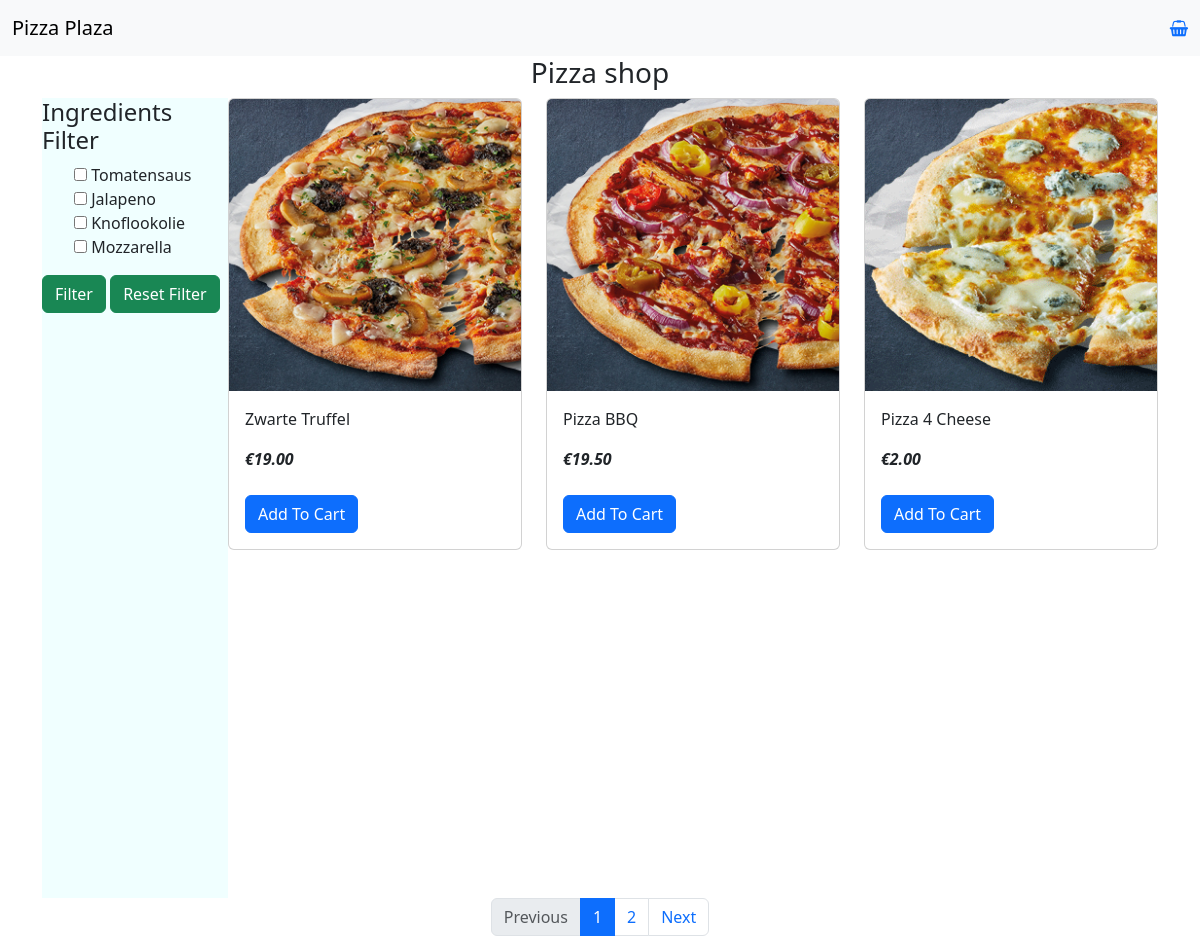
/pizzacontroller/pizzaOverview/1, run on the app's committed database.
### tables this page shows
CREATE TABLE `ingredients` (
  `ingredientId` varchar(4) NOT NULL,
  `ingredientName` varchar(255) NOT NULL,
  `ingredientIsActive` tinyint(1) NOT NULL DEFAULT 1,
  `ingredientCreateDate` varchar(10) NOT NULL,
  `ingredientDescription` text NOT NULL
);

CREATE TABLE `pizza` (
  `pizzaId` varchar(4) NOT NULL,
  `pizzaName` varchar(255) NOT NULL,
  `pizzaPrice` decimal(6,2) NOT NULL,
  `pizzaPath` varchar(255) NOT NULL,
  `pizzaIsActive` tinyint(1) NOT NULL DEFAULT 1,
  `pizzaCreateDate` varchar(10) NOT NULL,
  `pizzaDescription` text DEFAULT NULL
);

### app/libraries/Core.php (called while the page is built, shortened)
<?php
class Core
{
    protected $currentMethod = 'index';
    public function __construct()
    {
        $url = $this->getUrl();
        $this->currentController = new $this->currentController();
        if (isset($url[1])) {
            if (method_exists($this->currentController, $url[1])) {
                $this->currentMethod = $url[1];
            }
        }
        $this->params = $url ? [$url[2]]: [];
        call_user_func_array([$this->currentController, $this->currentMethod], $this->params);
    }
    public function getUrl() {
        $incoming = $_SERVER['REQUEST_URI'];
        $incoming = str_replace("/pizzaplaza/", "", $incoming);
        if (isset($incoming) || !empty($incoming)) {
            $incoming = trim($incoming, "/");
            $url = filter_var($incoming, FILTER_SANITIZE_URL);
            $url = explode('/', $url);
            $urlController = $url[0];
            $urlAction = "";
            if (array_key_exists(1, $url)) {
                $urlAction = explode('?', $url[1])[0];
            }
            $urlSlug = "";
            if (array_key_exists(2, $url)) {
                $urlSlug = $url[2];
            }
            $output = [$urlController, $urlAction, $urlSlug];
            return $output;
        } else {
            return array('LandingpageController', 'index');
        }
    }
}

### app/require.php (called while the page is built, shortened)
<?php
  require_once 'libraries/Core.php';
  require_once 'libraries/Controller.php';
  require_once 'libraries/Database.php';
  $init = new Core();

### public/index.php (called while the page is built)
<?php
  require_once '../app/require.php';
?>

### app/libraries/Database.php (called while the page is built, shortened)
<?php
  class Database {
    private $dbHost = DB_HOST;
    private $dbUser = DB_USER;
    private $dbPass = DB_PASS;
    private $dbName = DB_NAME;
    private $statement;
    private $dbHandler;
    public function __construct()
    {
      $conn = 'mysql:host=' . $this->dbHost . ";dbname=" . $this->dbName;
      $options = array(
        PDO::ATTR_PERSISTENT => true,
        PDO::ATTR_ERRMODE => PDO::ERRMODE_EXCEPTION,
        PDO::ATTR_EMULATE_PREPARES => false
      );
      try
      {
        $this->dbHandler = new PDO($conn, $this->dbUser, $this->dbPass, $options);
      }
      catch(PDOException $e) {
        $this->error = $e->getMessage();
        echo $this->error;
      }
    }
    public function query($sql) {
      $this->statement = $this->dbHandler->prepare($sql);
    }
    public function bind($parameter, $value, $type=null) {
      switch (is_null($type)) {
        case is_int($value):
          $type = PDO::PARAM_INT;
          break;
      }
      $this->statement->bindValue($parameter, $value, $type);
    }
    public function execute() {
      return $this->statement->execute();
    }
    public function resultSet() {
      $this->execute();
      return $this->statement->fetchAll(PDO::FETCH_OBJ);
    }
  }
?>

### app/models/PizzaModel.php (called while the page is built, shortened)
<?php
class PizzaModel
{
    private $db;
    public function __construct()
    {
        $this->db = new Database();
    }
    public function getAllPizzas()
    {
        $this->db->query("SELECT pizzaId,
                                 pizzaName,
                                 pizzaPrice,
                                 pizzaPath
                                 FROM pizza
                                 WHERE pizzaIsActive = 1");
        return $this->db->resultSet();
    }
    public function getAllPizzasByPagination($offset, $limit)
    {
        $this->db->query("SELECT pizzaId,
                                 pizzaName,
                                 pizzaPrice,
                                 pizzaPath
                                 FROM pizza
                                 WHERE pizzaIsActive = 1
                                 LIMIT :offset, :limit");
        $this->db->bind(':offset', $offset);
        $this->db->bind(':limit', $limit);
        return $this->db->resultSet();
    }
    public function getIngredienten()
    {
        $this->db->query("SELECT ingredientId,
                                 ingredientName
                                 FROM ingredients
                                 WHERE ingredientIsActive = 1");
        return $this->db->resultSet();
    }
}

### app/views/pizza/pizzaOverview.php (the view, shortened to what this page needs)
<!DOCTYPE html>
<html lang="en">
<head>
    <link rel="stylesheet" href="<?= URLROOT; ?>public/css/style.css">
    <link rel="stylesheet" href="https://cdnjs.cloudflare.com/ajax/libs/font-awesome/4.7.0/css/font-awesome.min.css">
    <link href="https://cdn.jsdelivr.net/npm/bootstrap@5.3.2/dist/css/bootstrap.min.css" rel="stylesheet">
</head>
<body>
    <nav class="navbar navbar-expand-lg bg-body-tertiary">
        <div class="container-fluid">
            <a class="navbar-brand" href="#">Pizza Plaza</a>
            <a id="basketIcon" href="#" class="basket-icon">
                <i class="fa fa-shopping-basket"></i>
            </a>
        </div>
    </nav>
    <h3 class="text-center"><?= $data['title'] ?></h3>
    <div class="container" style="display: flex; height: 100%;">
        <div style="background-color: azure;" class="col-2">
            <h4>Ingredients Filter</h4>
            <form action="<?= URLROOT ?>pizzacontroller/pizzaOverview" method="post">
                <ul>
                    <?php foreach ($data['ingrediënten'] as $ingrediënt) : ?>
                        <li>
                            <label>
                                <input type="checkbox" name="selected_ingredients[]" value="<?php echo $ingrediënt->ingredientName; ?>">
                                <?php echo $ingrediënt->ingredientName; ?>
                            </label>
                        </li>
                    <?php endforeach; ?>
                </ul>
                <button class="btn btn-success " type="submit">Filter</button>
                <a href="<?= URLROOT ?>pizzacontroller/pizzaOverview/1" class="btn btn-success ">Reset Filter</a>
            </form>
        </div>
        <div style="flex-grow: 1;" class="col-8">
            <div class="row">
                <?php foreach ($data['pizza'] as $pizza) : ?>
                    <div class="col-md-4">
                        <div class="card">
                            <img src="<?= URLROOT . $pizza->pizzaPath ?>" class="card-img-top" alt="Image 1">
                            <div class="card-body">
                                <p class="card-text"><?= $pizza->pizzaName ?></p>
                                <strong><em>€<?= $pizza->pizzaPrice ?></em></strong>
                                <br> <br>
                                <button class="btn btn-primary addToCartBtn">Add To Cart</button>
                            </div>
                        </div>
                    </div>
                <?php endforeach; ?>
            </div>
        </div>
    </div>
    <?php if (!empty($data['pageNumber'])) : ?>
        <nav aria-label="Page navigation example">
            <ul class="pagination justify-content-center">
                <li class="page-item <?= ($data['previousPage'] <= 0) ? 'disabled' : ''; ?>">
                    <a class="page-link" href="<?= URLROOT ?>pizzacontroller/pizzaOverview/<?= $data['previousPage'] ?>">Previous</a>
                </li>
                <li class="page-item <?= ($data['pageNumber'] == 1) ? 'active' : ''; ?>"><a class="page-link" href="<?= $data['firstPage'] ?>">
                        <?= $data['firstPage'] ?>
                    </a></li>
                <?php if ($data['totalPages'] >= 2) : ?>
                    <li class="page-item <?= ($data['pageNumber'] != 1 && $data['totalPages'] != $data['pageNumber'] || ($data['totalPages'] == 2 && $data['pageNumber'] == 2)) ? 'active' : ''; ?>"><a class="page-link" href="<?= $data['secondPage'] ?>">
                            <?= $data['secondPage'] ?>
                        </a></li>
                <?php endif; ?>
                <li class="page-item <?= ($data['nextPage'] > $data['totalPages']) ? 'disabled' : ''; ?>">
                    <a class="page-link" href="<?= URLROOT ?>pizzacontroller/pizzaOverview/<?= $data['nextPage'] ?>">Next</a>
                </li>
            </ul>
        </nav>
    <?php endif; ?>
</body>
</html>

### app/controllers/PizzaController.php (shortened to what this page needs)
<?php
class PizzaController extends Controller
{
    private $pizzaModel;
    public function __construct()
    {
        $this->pizzaModel = $this->model('PizzaModel');
    }
    public function pizzaOverview($pageNumber = NULL)
    {
        if ($_SERVER["REQUEST_METHOD"] == 'POST') {
            $post = filter_input_array(INPUT_POST, FILTER_SANITIZE_FULL_SPECIAL_CHARS);
            $pizza = $this->pizzaModel->getPizzaByIngredient($post['selected_ingredients']);
            $ingredienten = $this->pizzaModel->getIngredienten();
            $data = [
                'title' => "Pizza shop",
                'pizza' => $pizza,
                'ingrediënten' => $ingredienten
            ];
            $this->view('pizza/pizzaOverview', $data);
        } else {
            $totalRecords = count($this->pizzaModel->getAllPizzas());
            $pagination = $this->pagination($pageNumber, 3, $totalRecords);
            $pizza = $this->pizzaModel->getAllPizzasByPagination($pagination['offset'], $pagination['recordsPerPage']);
            $ingredienten = $this->pizzaModel->getIngredienten();
            $data = [
                'title' => "Pizza shop",
                'pizza' => $pizza,
                'ingrediënten' => $ingredienten,
                'pageNumber' => $pagination['pageNumber'],
                'nextPage' => $pagination['nextPage'],
                'previousPage' => $pagination['previousPage'],
                'totalPages' => $pagination['totalPages'],
                'firstPage' => $pagination['firstPage'],
                'secondPage' => $pagination['secondPage'],
                'thirdPage' => $pagination['thirdPage'],
                'offset' => $pagination['offset'],
                'recordsPerPage' => $pagination['recordsPerPage'],
            ];
            $this->view('pizza/pizzaOverview', $data);
        }
    }
}

### app/libraries/Controller.php (shortened to what this page needs)
<?php
class Controller
{
    public function model($model)
    {
        return new $model();
    }
    public function view($view, $data = [])
    {
        if (file_exists(APPROOT . '/views/' . $view . '.php')) {
            require_once(APPROOT . '/views/' . $view . '.php');
        } else {
            die('View bestaat niet');
        }
        if (file_exists(APPROOT . '/views/includes/footer.php')) {
            require_once APPROOT . '/views/includes/footer.php';
        }
    }
    public function pagination($pageNumber, $recordsPerPage, $totalRecords)
    {
        $totalPages = ceil($totalRecords / $recordsPerPage);
        $offset = ($pageNumber * $recordsPerPage) - $recordsPerPage;
        $nextPage = $pageNumber +1;
        $previousPage = $pageNumber - 1;
        $firstPage = 1;
        $secondPage = 2;
        $thirdPage = 3;
        if ($pageNumber == 1) {
            $firstPage = $pageNumber;
        } else {
            if ($pageNumber == $totalPages) {
                $firstPage = $pageNumber - 2;
            } else {
                $firstPage = $pageNumber - 1;
            }
        }
        if($pageNumber != 1)
        {
            $secondPage = $pageNumber;
            if($pageNumber == $totalPages) {
               $secondPage = $pageNumber -1;
            }else {
                $secondPage = $pageNumber;
            }
        }else {
            $secondPage = $pageNumber + 1;
        }
        if ($pageNumber == 1 || $pageNumber == 2) {
            $thirdPage = 3;
        } elseif ($pageNumber == $totalPages) {
            $thirdPage = $pageNumber;
        } else {
            $thirdPage = $pageNumber + 1;
        }
        return $data = [
            'pageNumber' => $pageNumber,
            'recordsPerPage' => $recordsPerPage,
            'offset' => $offset,
            'nextPage' => $nextPage,
            'previousPage' => $previousPage,
            'totalPages' => $totalPages,
            'firstPage' => $firstPage,
            'secondPage' => $secondPage,
            'thirdPage' => $thirdPage
        ];
    }
}

### app/views/includes/footer.php (shortened to what this page needs)
</body>
</html>

### public/css/style.css (style rules this page uses)
li { list-style: none; }

### app/views/pizza/pizzaOverview.php (style rules this page uses)
html, body { height: 100%; }

### data on the page
ingredients: ingredientName "Tomatensaus"
ingredients: ingredientName "Jalapeno"
ingredients: ingredientName "Knoflookolie"
ingredients: ingredientName "Mozzarella"
pizza: pizzaPath (picture), pizzaName "Zwarte Truffel", pizzaPrice "19.00"
pizza: pizzaPath (picture), pizzaName "Pizza BBQ", pizzaPrice "19.50"
pizza: pizzaPath (picture), pizzaName "Pizza 4 Cheese", pizzaPrice "2.00"

### other printed values
$data['title'] "Pizza shop"
$data['firstPage'] "1"
$data['secondPage'] "2"
